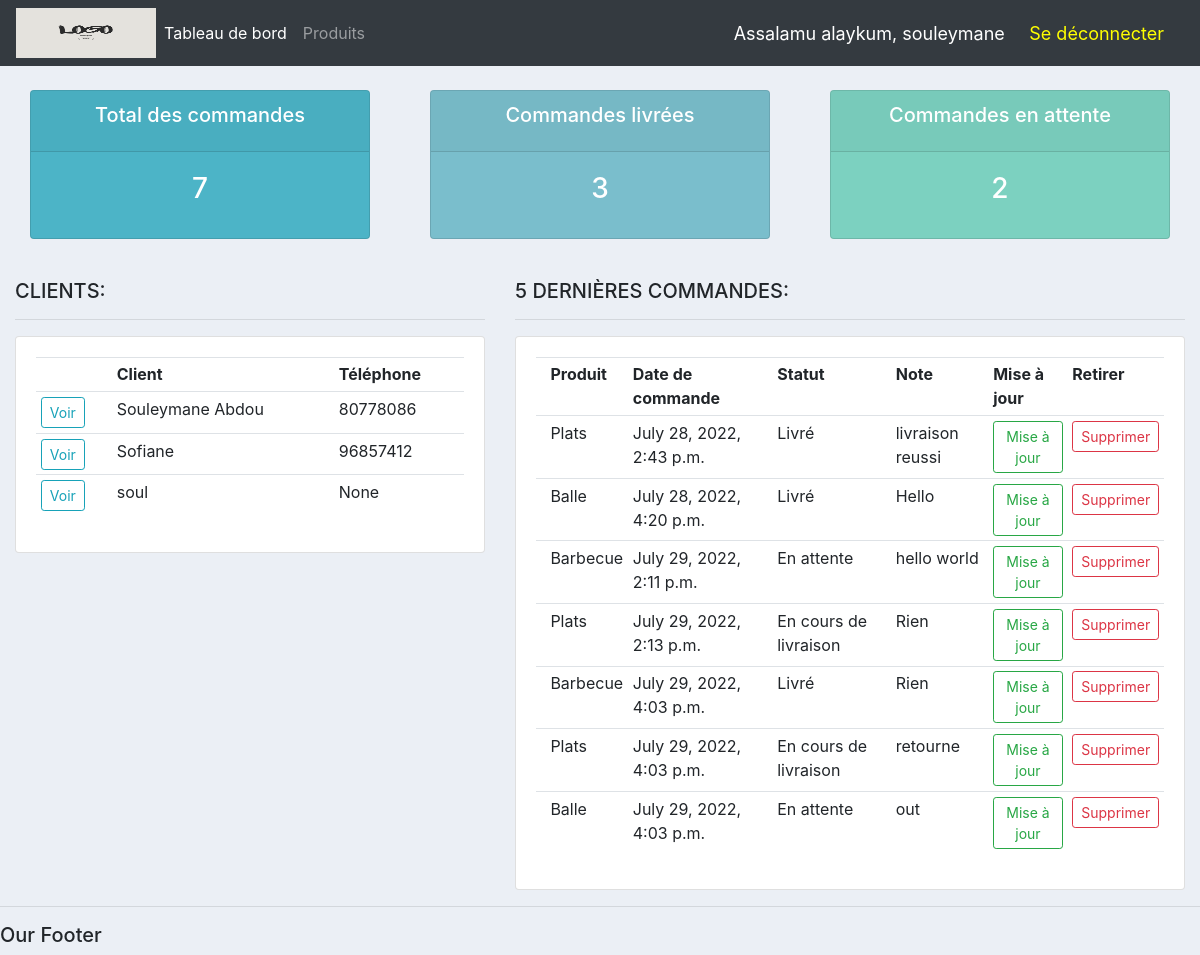
The app's page / (signed in) with its own data.
### accounts/models.py (models this page shows, shortened)
class Customer(models.Model):
    user = models.OneToOneField(User, null=True, blank=True, on_delete=models.CASCADE)
    name = models.CharField(max_length=200, null=True)
    phone = models.CharField(max_length=20, null=True)
    email = models.EmailField(max_length=200, null=True)
    profile_pic = models.ImageField(default="pp.jpeg", null=True, blank=True)
    date_created = models.DateTimeField(auto_now_add=True, null=True)

class Order(models.Model):
    STATUS = (
        ('En attente', 'En attente'),
        ('En cours de livraison', 'En cours de livraison'),
        ('Livré', 'Livré'),
    )
    customer = models.ForeignKey(Customer, null=True, on_delete=models.SET_NULL)
    product = models.ForeignKey(Product, null=True, on_delete=models.SET_NULL)
    date_created = models.DateTimeField(auto_now_add=True, null=True)
    status = models.CharField(max_length=200, null=True, choices=STATUS)
    note = models.CharField(max_length=100, null=True)

class Product(models.Model):
    CATEGORY = (
        ('Intérieur', 'Intérieur'),
        ('Extérieur', 'Extérieur'),
    )
    name = models.CharField(max_length=200, null=True)
    price = models.FloatField(null=True)
    category = models.CharField(max_length=200, null=True, choices=CATEGORY)
    description = models.CharField(max_length=200, null=True, blank=True)
    date_created = models.DateTimeField(auto_now_add=True, null=True)
    tags = models.ManyToManyField(Tag)
    def __str__(self):
        return self.name

### accounts/decorators.py (the view)
    def wrapper_func(request, *args, **kwargs):
        group = None
        if request.user.groups.exists():
            group = request.user.groups.all()[0].name
        if group == 'customer':
            return redirect('user_page')
        if group == 'admin':
            return view_func(request, *args, **kwargs)

### accounts/views/home.py (called while the page is built)
@login_required(login_url='login')
@admin_only
def home(request):
    orders = Order.objects.all()
    customers = Customer.objects.all()
    total_customers = customers.count()
    total_orders = orders.count()
    LivrE = orders.filter(status='Livré').count()
    En_attente = orders.filter(status='En attente').count()
    context = {'orders':orders, 'customers':customers,
    'total_orders':total_orders, 'LivrE':LivrE,
    'En_attente':En_attente}
    return render(request, 'accounts/dashboard.html', context)

### accounts/templates/accounts/dashboard.html (shortened to what this page needs)
{% extends 'accounts/main.html' %}
{% block content %}
{% include 'accounts/status.html' %}
<br>
<div class="row">
    <div class="col-md-5">
        <h5>CLIENTS:</h5>
        <hr>
        <div class="card card-body">
            <table class="table table-sm">
                <tr>
                    <th></th>
                    <th>Client</th>
                    <th>Téléphone</th>
                </tr>
                {% for customer in customers %}
                    <tr>
                        <td><a class="btn btn-outline-info btn-sm" href="{% url 'customer' customer.id %}">Voir</a></td>
                        <td>{{ customer.name }}</td>
                        <td>{{ customer.phone }}</td>
                    </tr>
                {% endfor %}
            </table>
        </div>
    </div>
    <div class="col-md-7">
        <h5>5 DERNIÈRES COMMANDES:</h5>
        <hr>
        <div class="card card-body">
            <table class="table table-sm">
                <tr>
                    <th></th>
                    <th>Produit</th>
                    <th>Date de commande</th>
                    <th>Statut</th>
                    <th>Note</th>
                    <th>Mise à jour</th>
                    <th>Retirer</th>
                </tr>
                {% for order in orders %}
                    <tr>
                        <th></th>
                        <td>{{ order.product }}</dt>
                        <td>{{ order.date_created }}</dt>
                        <td>{{ order.status }}</dt>
                        <td>{{ order.note }}</dt>
                        <td><a a class="btn btn-outline-success btn-sm" href="{% url 'update_order' order.id %}">Mise à jour</a></td>
                        <td><a a class="btn btn-outline-danger btn-sm" href="{% url 'delete_order' order.id %}">Supprimer</a></td>
                    </tr>
                {% endfor %}
            </table>
        </div>
    </div>
</div>
{% endblock %}

### accounts/templates/accounts/navbar.html (shortened to what this page needs)
{% load static %}
<nav class="navbar navbar-expand-lg navbar-dark bg-dark">
    <img style="height: 50px; width: 140px;" src="{% static 'images/logo1.png' %}">
    <div class="collapse navbar-collapse" id="navbarNav">
        <ul class="navbar-nav">
            {% if request.user.is_staff %}
            <li class="nav-item active">
                <a class="nav-link" href="{% url 'home' %}">Tableau de bord</a>
            </li>
            <li class="nav-item">
                <a class="nav-link" href="{% url 'products' %}">Produits</a>
            </li>
            {% else %}
            <li class="nav-item">
                <a class="nav-link" href="{% url 'account' %}">Paramètre</a>
            </li>
            {% endif %}
        </ul>
    </div>
    <span class="hello-msg">Assalamu alaykum, {{ request.user }}</span>&nbsp;
    <span><a class="href" href="{% url 'logout' %}">Se déconnecter</a></span>
</nav>

### static/css/main.css (style rules this page uses)
body { background-color: #ebeff5; }

### accounts/templates/accounts/navbar.html (style rules this page uses)
.hello-msg { font-size: 18px; color: white; margin-right: 20px; }
.href { font-size: 18px; color: yellow; margin-right: 20px; }

### records on screen
Customer: name "Souleymane Abdou", phone "80778086"
Customer: name "Sofiane", phone "96857412"
Customer: name "soul", phone "None"
Order: product "Plats", date_created "July 28, 2022, 2:43 p.m.", status "Livré", note "livraison reussi"
Order: product "Balle", date_created "July 28, 2022, 4:20 p.m.", status "Livré", note "Hello"
Order: product "Barbecue", date_created "July 29, 2022, 2:11 p.m.", status "En attente", note "hello world"
Order: product "Plats", date_created "July 29, 2022, 2:13 p.m.", status "En cours de livraison", note "Rien"
Order: product "Barbecue", date_created "July 29, 2022, 4:03 p.m.", status "Livré", note "Rien"
Order: product "Plats", date_created "July 29, 2022, 4:03 p.m.", status "En cours de livraison", note "retourne"
Order: product "Balle", date_created "July 29, 2022, 4:03 p.m.", status "En attente", note "out"

### other values on screen
{{ request.user }} "souleymane"
{{ total_orders }} "7"
{{ LivrE }} "3"
{{ En_attente }} "2"
